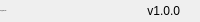
              <widget class="QFrame" name="bottomBar">
               <property name="minimumSize">
                <size>
                 <width>0</width>
                 <height>22</height>
                </size>
               </property>
               <property name="maximumSize">
                <size>
                 <width>16777215</width>
                 <height>22</height>
                </size>
               </property>
               <property name="frameShape">
                <enum>QFrame::NoFrame</enum>
               </property>
               <property name="frameShadow">
                <enum>QFrame::Raised</enum>
               </property>
               <layout class="QHBoxLayout" name="horizontalLayout_5">
                <property name="spacing">
                 <number>0</number>
                </property>
                <property name="leftMargin">
                 <number>0</number>
                </property>
                <property name="topMargin">
                 <number>0</number>
                </property>
                <property name="rightMargin">
                 <number>0</number>
                </property>
                <property name="bottomMargin">
                 <number>0</number>
                </property>
                <item>
                 <widget class="QLabel" name="creditsLabel">
                  <property name="maximumSize">
                   <size>
                    <width>16777215</width>
                    <height>16</height>
                   </size>
                  </property>
                  <property name="font">
                   <font>
                    <family>Segoe UI</family>
                    <pointsize>-1</pointsize>
                    <italic>false</italic>
                    <bold>false</bold>
                   </font>
                  </property>
                  <property name="text">
                   <string>xxx@mail,com</string>
                  </property>
                  <property name="alignment">
                   <set>Qt::AlignLeading|Qt::AlignLeft|Qt::AlignVCenter</set>
                  </property>
                 </widget>
                </item>
                <item>
                 <widget class="QLabel" name="version">
                  <property name="text">
                   <string>v1.0.0</string>
                  </property>
                  <property name="alignment">
                   <set>Qt::AlignRight|Qt::AlignTrailing|Qt::AlignVCenter</set>
                  </property>
                 </widget>
                </item>
                <item>
                 <widget class="QFrame" name="frame_size_grip">
                  <property name="minimumSize">
                   <size>
                    <width>20</width>
                    <height>0</height>
                   </size>
                  </property>
                  <property name="maximumSize">
                   <size>
                    <width>20</width>
                    <height>16777215</height>
                   </size>
                  </property>
                  <property name="frameShape">
                   <enum>QFrame::NoFrame</enum>
                  </property>
                  <property name="frameShadow">
                   <enum>QFrame::Raised</enum>
                  </property>
                 </widget>
                </item>
               </layout>
              </widget>
